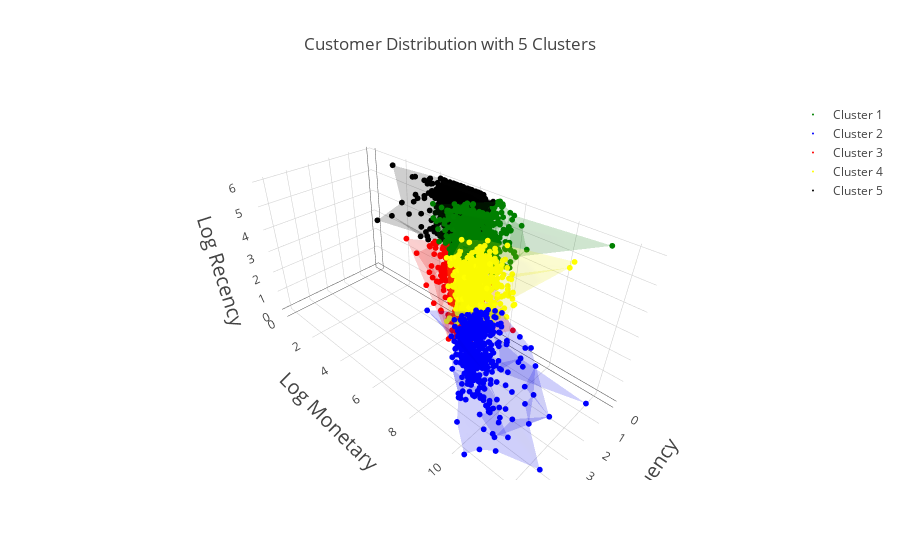

Notebook source saved alongside this figure:
### Code cell
cluster1=customers.loc[customers['Cluster_5'] == 0]
cluster2=customers.loc[customers['Cluster_5'] == 1]
cluster3=customers.loc[customers['Cluster_5'] == 2]
cluster4=customers.loc[customers['Cluster_5'] == 3]
cluster5=customers.loc[customers['Cluster_5'] == 4]

scatter1 = dict(
    mode = "markers",
    name = "Cluster 1",
    type = "scatter3d",    
    x = cluster1.as_matrix()[:,6], y = cluster1.as_matrix()[:,7], z = cluster1.as_matrix()[:,5],
    marker = dict( size=2, color='green')
)
scatter2 = dict(
    mode = "markers",
    name = "Cluster 2",
    type = "scatter3d",    
    x = cluster2.as_matrix()[:,6], y = cluster2.as_matrix()[:,7], z = cluster2.as_matrix()[:,5],
    marker = dict( size=2, color='blue')
)
scatter3 = dict(
    mode = "markers",
    name = "Cluster 3",
    type = "scatter3d",    
    x = cluster3.as_matrix()[:,6], y = cluster3.as_matrix()[:,7], z = cluster3.as_matrix()[:,5],
    marker = dict( size=2, color='red')
)
scatter4 = dict(
    mode = "markers",
    name = "Cluster 4",
    type = "scatter3d",    
    x = cluster4.as_matrix()[:,6], y = cluster4.as_matrix()[:,7], z = cluster4.as_matrix()[:,5],
    marker = dict( size=2, color='yellow')
)
scatter5 = dict(
    mode = "markers",
    name = "Cluster 5",
    type = "scatter3d",    
    x = cluster5.as_matrix()[:,6], y = cluster5.as_matrix()[:,7], z = cluster5.as_matrix()[:,5],
    marker = dict( size=2, color='black')
)

cluster1 = dict(
    alphahull = 5,
    name = "Cluster 1",
    opacity = .1,
    type = "mesh3d",    
    x = cluster1.as_matrix()[:,6], y = cluster1.as_matrix()[:,7], z = cluster1.as_matrix()[:,5],
    color='green', showscale = True
)
cluster2 = dict(
    alphahull = 5,
    name = "Cluster 2",
    opacity = .1,
    type = "mesh3d",    
    x = cluster2.as_matrix()[:,6], y = cluster2.as_matrix()[:,7], z = cluster2.as_matrix()[:,5],
    color='blue', showscale = True
)
cluster3 = dict(
    alphahull = 5,
    name = "Cluster 3",
    opacity = .1,
    type = "mesh3d",    
    x = cluster3.as_matrix()[:,6], y = cluster3.as_matrix()[:,7], z = cluster3.as_matrix()[:,5],
    color='red', showscale = True
)
cluster4 = dict(
    alphahull = 5,
    name = "Cluster 4",
    opacity = .1,
    type = "mesh3d",    
    x = cluster4.as_matrix()[:,6], y = cluster4.as_matrix()[:,7], z = cluster4.as_matrix()[:,5],
    color='yellow', showscale = True
)
cluster5 = dict(
    alphahull = 5,
    name = "Cluster 5",
    opacity = .1,
    type = "mesh3d",    
    x = cluster5.as_matrix()[:,6], y = cluster5.as_matrix()[:,7], z = cluster5.as_matrix()[:,5],
    color='black', showscale = True
)

layout = dict(
    title = 'Customer Distribution with 5 Clusters',
    
    scene = dict(
        xaxis = dict(title='Log Frequency',titlefont=dict(size=20),zeroline=True ),
        yaxis = dict(title='Log Monetary',titlefont=dict(size=20),zeroline=True ),
        zaxis = dict(title='Log Recency', titlefont=dict(size=20),zeroline=True ),
    )
)
fig = dict( data=[scatter1, scatter2,scatter3,scatter4,scatter5, cluster1, cluster2,cluster3,cluster4,cluster5], layout=layout )
# Use py.iplot() for IPython notebook
plotly.offline.iplot(fig, filename='mesh3d_sample2')
plot(fig)

### Figure 1 — Plotly figure (JSON) as saved in the notebook; plotly's stock layout.template omitted (floating-point values rounded to 4 significant figures; data arrays with more than 128 entries replaced by an {"elided": "..."} marker saying what was removed)
{"data": [{"marker": {"color": "green", "size": 2}, "mode": "markers", "name": "Cluster 1", "type": "scatter3d", "x": {"elided": "817 float values"}, "y": {"elided": "817 float values"}, "z": {"elided": "817 float values"}}, {"marker": {"color": "blue", "size": 2}, "mode": "markers", "name": "Cluster 2", "type": "scatter3d", "x": {"elided": "433 float values"}, "y": {"elided": "433 float values"}, "z": {"elided": "433 float values"}}, {"marker": {"color": "red", "size": 2}, "mode": "markers", "name": "Cluster 3", "type": "scatter3d", "x": {"elided": "616 float values"}, "y": {"elided": "616 float values"}, "z": {"elided": "616 float values"}}, {"marker": {"color": "yellow", "size": 2}, "mode": "markers", "name": "Cluster 4", "type": "scatter3d", "x": {"elided": "856 float values"}, "y": {"elided": "856 float values"}, "z": {"elided": "856 float values"}}, {"marker": {"color": "black", "size": 2}, "mode": "markers", "name": "Cluster 5", "type": "scatter3d", "x": {"elided": "1141 float values"}, "y": {"elided": "1141 float values"}, "z": {"elided": "1141 float values"}}, {"alphahull": 5, "color": "green", "name": "Cluster 1", "opacity": 0.1, "showscale": true, "type": "mesh3d", "x": {"elided": "817 float values"}, "y": {"elided": "817 float values"}, "z": {"elided": "817 float values"}}, {"alphahull": 5, "color": "blue", "name": "Cluster 2", "opacity": 0.1, "showscale": true, "type": "mesh3d", "x": {"elided": "433 float values"}, "y": {"elided": "433 float values"}, "z": {"elided": "433 float values"}}, {"alphahull": 5, "color": "red", "name": "Cluster 3", "opacity": 0.1, "showscale": true, "type": "mesh3d", "x": {"elided": "616 float values"}, "y": {"elided": "616 float values"}, "z": {"elided": "616 float values"}}, {"alphahull": 5, "color": "yellow", "name": "Cluster 4", "opacity": 0.1, "showscale": true, "type": "mesh3d", "x": {"elided": "856 float values"}, "y": {"elided": "856 float values"}, "z": {"elided": "856 float values"}}, {"alphahull": 5, "color": "black", "name": "Cluster 5", "opacity": 0.1, "showscale": true, "type": "mesh3d", "x": {"elided": "1141 float values"}, "y": {"elided": "1141 float values"}, "z": {"elided": "1141 float values"}}], "layout": {"scene": {"xaxis": {"title": "Log Frequency", "titlefont": {"size": 20}, "zeroline": true}, "yaxis": {"title": "Log Monetary", "titlefont": {"size": 20}, "zeroline": true}, "zaxis": {"title": "Log Recency", "titlefont": {"size": 20}, "zeroline": true}}, "title": "Customer Distribution with 5 Clusters"}}
